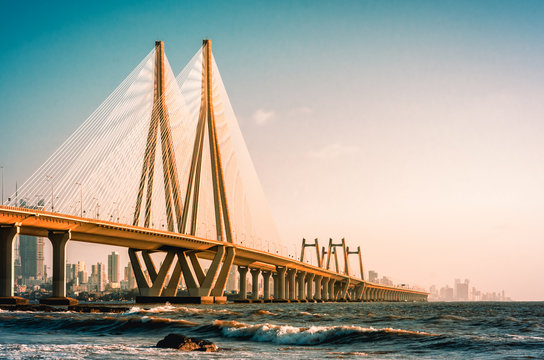
#> input picture sea_link.jpg, 544 x 360 px
$ jupyter execute --allow-errors '01 Display Image, GrayScale Image, Crop Image, Arithmetic Operations, Logical Operations.ipynb'
#> lines starting #> are read from the running program, lines starting #| are printed output that depends on the picture
[cell 1]
import cv2

[cell 2]
import matplotlib.pyplot as plt

# **Read Image**

[cell 3]
import cv2
import matplotlib.pyplot as plt
image = cv2.imread('sea_link.jpg')
#> image is the input picture: shape (360, 544, 3); mean B, G, R 153.2, 164.9, 167.6

[cell 4]
img = cv2.cvtColor(image, cv2.COLOR_BGR2RGB)

# **Display Image**

[cell 5]
plt.imshow(img)

# **Gray-Scale image**

[cell 6]
gray_image = cv2.cvtColor(image, cv2.COLOR_BGR2GRAY)
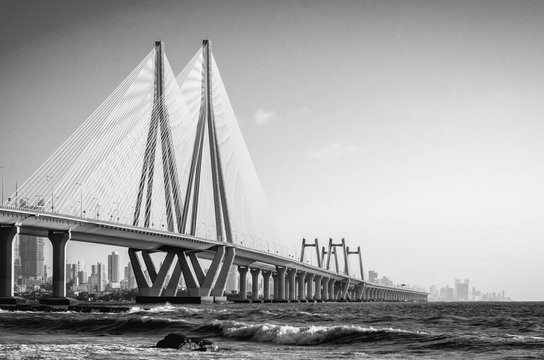
#> gray_image: shape (360, 544); min 0, max 253, mean 164.4
plt.imshow(gray_image, cmap='gray')

[cell 7]
gray_image.shape
#> Out = (360, 544)

# **CROP**

[cell 8]
crop = gray_image[50:180, 100:300]
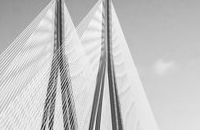
#> crop: shape (130, 200); min 27, max 250, mean 196.1
plt.imshow(crop)

# **Arithmetic Operations**

[cell 9]
image1 = cv2.imread('gateway.jpg')
image2 = cv2.imread('sea_link.jpg')
#> (the rest of this cell did not finish here and is left out)

#> (a cell that did not finish here is left out)

[cell 11]
plt.imshow(image2)

[cell 12]
image2 = cv2.resize(image2, (612, 408))
image2.shape
#> Out = (408, 612, 3)

#> (a cell that did not finish here is left out)

#> (a cell that did not finish here is left out)

#> (a cell that did not finish here is left out)

# **Logical Operations**

#> (a cell that did not finish here is left out)

#> (a cell that did not finish here is left out)

#> (a cell that did not finish here is left out)

[cell 19]
# Bitwise NOT
bitwise_not = cv2.bitwise_not(image2)
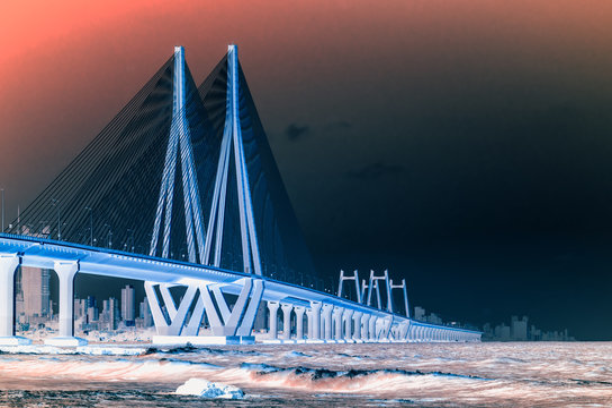
#> bitwise_not: shape (408, 612, 3); mean B, G, R 101.8, 90.2, 87.5
plt.imshow(bitwise_not)

$ run again, with paudha.jpeg copied over sea_link.jpg
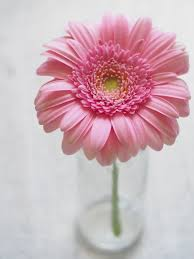
#> input picture paudha.jpeg, 194 x 259 px
#> image is the input picture: shape (259, 194, 3); mean B, G, R 186.3, 178.6, 205.8
#> `image2 = cv2.resize(image2, (612, 408))`:
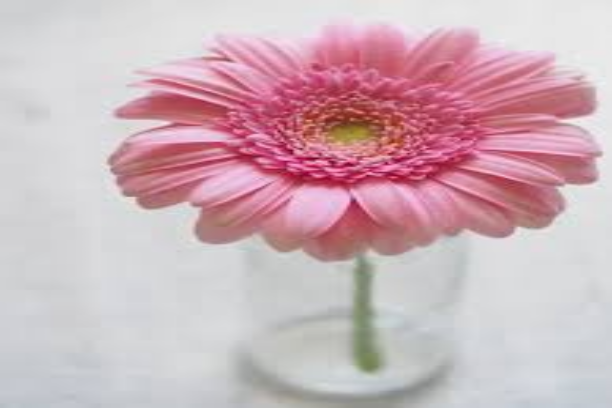
#> image2: shape (408, 612, 3); mean B, G, R 186.2, 178.5, 205.7
#> `bitwise_not = cv2.bitwise_not(image2)`:
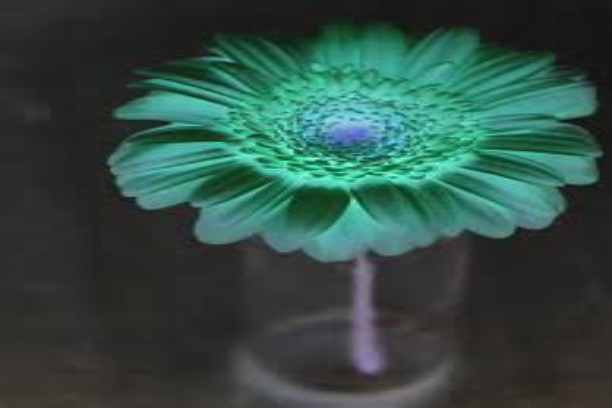
#> bitwise_not: shape (408, 612, 3); mean B, G, R 68.8, 76.5, 49.3
